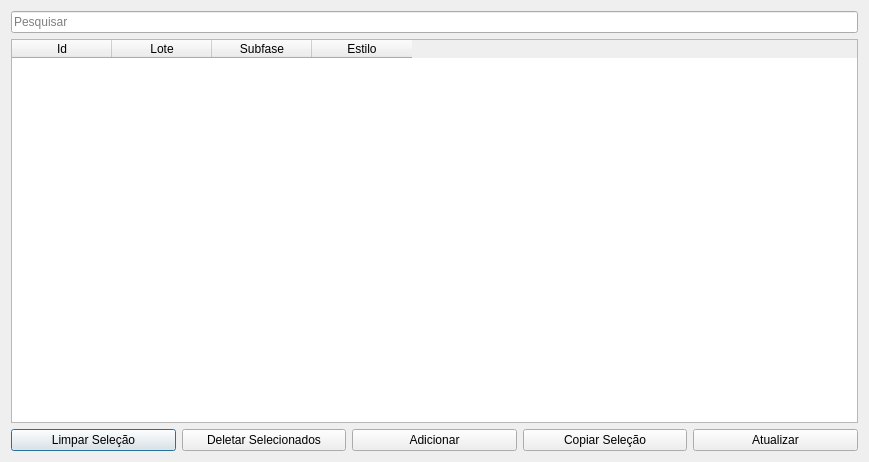
<?xml version="1.0" encoding="UTF-8"?>
<ui version="4.0">
 <class>Dialog</class>
 <widget class="QDialog" name="Dialog">
  <property name="geometry">
   <rect>
    <x>0</x>
    <y>0</y>
    <width>869</width>
    <height>462</height>
   </rect>
  </property>
  <property name="windowTitle">
   <string>Configurar Perfis de Estilos</string>
  </property>
  <layout class="QGridLayout" name="gridLayout">
   <item row="1" column="0">
    <widget class="QTableWidget" name="tableWidget">
     <attribute name="verticalHeaderCascadingSectionResizes">
      <bool>false</bool>
     </attribute>
     <column>
      <property name="text">
       <string>Id</string>
      </property>
     </column>
     <column>
      <property name="text">
       <string>Lote</string>
      </property>
     </column>
     <column>
      <property name="text">
       <string>Subfase</string>
      </property>
     </column>
     <column>
      <property name="text">
       <string>Estilo</string>
      </property>
     </column>
    </widget>
   </item>
   <item row="2" column="0">
    <layout class="QHBoxLayout" name="horizontalLayout">
     <item>
      <widget class="QPushButton" name="clearSelectionBtn">
       <property name="text">
        <string>Limpar Seleção</string>
       </property>
      </widget>
     </item>
     <item>
      <widget class="QPushButton" name="delBtn">
       <property name="text">
        <string>Deletar Selecionados</string>
       </property>
      </widget>
     </item>
     <item>
      <widget class="QPushButton" name="addFormBtn">
       <property name="text">
        <string>Adicionar</string>
       </property>
      </widget>
     </item>
     <item>
      <widget class="QPushButton" name="copyBtn">
       <property name="text">
        <string>Copiar Seleção</string>
       </property>
      </widget>
     </item>
     <item>
      <widget class="QPushButton" name="saveBtn">
       <property name="text">
        <string>Atualizar</string>
       </property>
      </widget>
     </item>
    </layout>
   </item>
   <item row="0" column="0">
    <widget class="QLineEdit" name="searchLe">
     <property name="placeholderText">
      <string>Pesquisar</string>
     </property>
    </widget>
   </item>
  </layout>
 </widget>
 <resources/>
 <connections/>
</ui>
